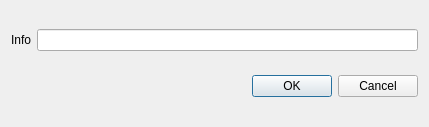
<?xml version="1.0" encoding="UTF-8"?>
<ui version="4.0">
 <class>Get_Info</class>
 <widget class="QDialog" name="Get_Info">
  <property name="geometry">
   <rect>
    <x>0</x>
    <y>0</y>
    <width>429</width>
    <height>127</height>
   </rect>
  </property>
  <property name="windowTitle">
   <string>Lost Info - 缺少信息</string>
  </property>
  <layout class="QVBoxLayout" name="verticalLayout">
   <item>
    <layout class="QHBoxLayout" name="horizontalLayout">
     <item>
      <widget class="QLabel" name="label">
       <property name="text">
        <string>Info</string>
       </property>
      </widget>
     </item>
     <item>
      <widget class="QLineEdit" name="info_line"/>
     </item>
    </layout>
   </item>
   <item>
    <widget class="QDialogButtonBox" name="buttonBox">
     <property name="orientation">
      <enum>Qt::Horizontal</enum>
     </property>
     <property name="standardButtons">
      <set>QDialogButtonBox::Cancel|QDialogButtonBox::Ok</set>
     </property>
    </widget>
   </item>
  </layout>
 </widget>
 <resources/>
 <connections/>
</ui>
